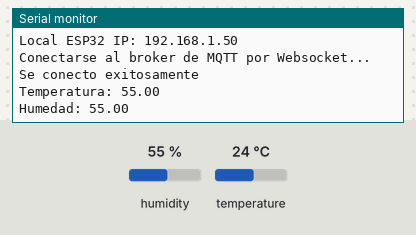
A sketch run on a simulated ESP32. Shown: the last lines printed to the serial monitor. Inputs (shaded band) come from the test bench; at power-on: humidity 55 %, temperature 24 °C. WiFi joins after 1.5 s; servers stay silent unless stated; no MQTT or app messages arrive unless stated.

Above: at 2.7 s.
2.8 s: humidity set to 22 %
At 4.7 s:
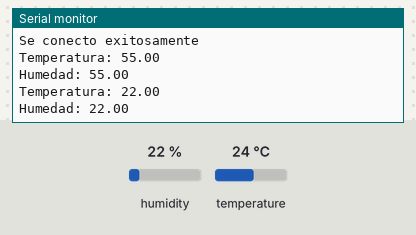
5.5 s: humidity set to 40 %
At 7.1 s:
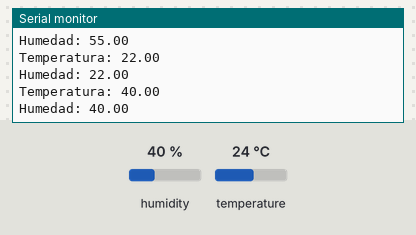

The sketch:

temp_hum.ino
```cpp
#include <WiFi.h>
#include <WiFiClientSecure.h>
#include <MQTT.h>
#include "DHT.h"
#include <ArduinoJson.h>

// Contantes para conexión a la red
// Recuerda cambiar las credenciales de red
const char* WIFI_SSID = "UpDgo";
const char* WIFI_PASS = "";

// Constantes para conexión a MQTT
const char* MQTT_CLIENT_ID = "esp32";
const char* MQTT_BROKER_URL = "42d781b728f04fe298fc42085d5f5ca5.s1.eu.hivemq.cloud";
const char* MQTT_USER = "Axel_11";
const char* MQTT_PASS = "Cisco123";
const char* MQTT_TOPIC = "temperatura/humedad";
const int MQTT_PORT = 8883;

// Constantes de DHT11
const int DHT11_PIN = 2;
DHT dht11(DHT11_PIN, DHT11);

// Cliente web
WiFiClientSecure espClient;
// Cliente MQTT
MQTTClient client;

void conectarseBrokerMQTT() {
  Serial.println("Conectarse al broker de MQTT por Websocket...");

  // TODO: Intentar usar certificados
  espClient.setInsecure();
  client.begin(MQTT_BROKER_URL, MQTT_PORT, espClient);

  bool ok;
  while (!client.connected()) {
    ok = client.connect(MQTT_CLIENT_ID, MQTT_USER, MQTT_PASS);
    if (ok) {
      Serial.println("Se conecto exitosamente");
    }
  }
}

void conectarseRed() {
  WiFi.mode(WIFI_STA);
  WiFi.begin(WIFI_SSID, WIFI_PASS);

  while (WiFi.status() != WL_CONNECTED) {
    Serial.print(".");
    delay(100);
  }

  Serial.print("\nConectado a la red: ");
  Serial.println(WIFI_SSID);
  Serial.print("Local ESP32 IP: ");
  Serial.println(WiFi.localIP());
}

void setup() {
  Serial.begin(115200);
  conectarseRed();
  conectarseBrokerMQTT();
  dht11.begin();
}

int temp_before;
int hum_before;

void loop() {
  if (!client.connected()) {
    conectarseBrokerMQTT();
  }

  client.loop();

  // TEMPORAL
  float temp = dht11.readHumidity();
  float hum = dht11.readHumidity();

  if (temp != temp_before || hum != hum_before) {
    temp_before = temp;
    hum_before = hum;

    Serial.print("Temperatura: ");
    Serial.println(temp);
    Serial.print("Humedad: ");
    Serial.println(hum);

    // Objeto para serializar a JSON
    JsonDocument doc;

    doc["temp"] = temp;
    doc["hum"] = hum;

    char output[256];
    serializeJson(doc, output);

    client.publish(MQTT_TOPIC, output);
  }
  delay(1000);
}
```

Practica2_MQTT.ino
```cpp

```

Measured:
- after the input at 2.8 s, the serial monitor: prints a new line after 0.81 s (image 1)
- after the input at 5.5 s, the serial monitor: prints a new line after 0.13 s (image 2)
